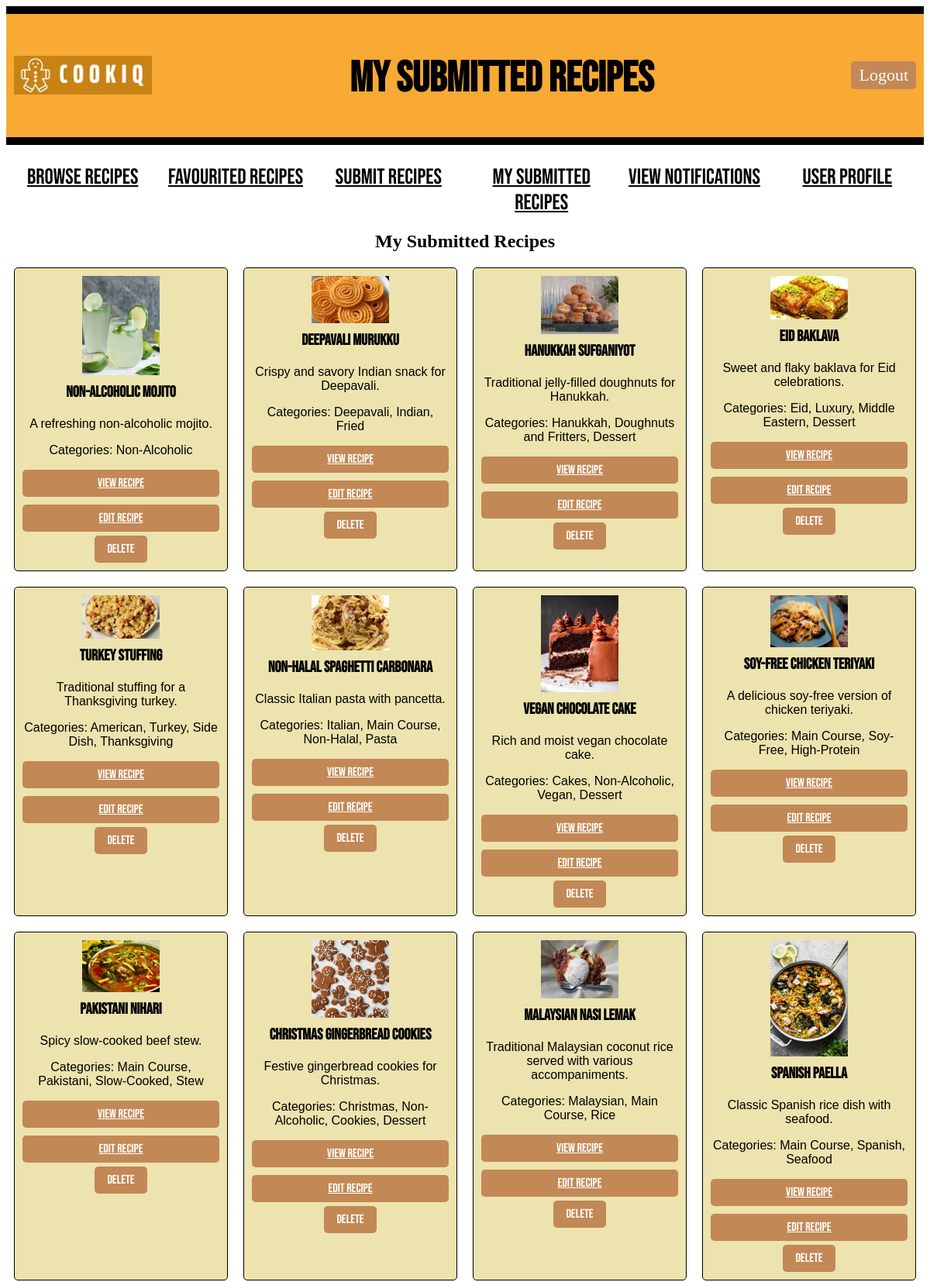
/user/5/submitted_recipes (signed in, upper part), run on the app's committed database.
### models.py (models this page shows, shortened)
class Recipe(db.Model):
    id = db.Column(db.Integer, primary_key=True)
    recipe_name = db.Column(db.String(100), nullable=False)
    description = db.Column(db.Text, nullable=False)
    ingredients = db.Column(db.Text, nullable=False)
    steps = db.Column(db.Text, nullable=False)
    difficulty = db.Column(db.Integer, nullable=False)
    time_required = db.Column(db.Integer, nullable=False)
    serving_size = db.Column(db.Integer, nullable=False)
    submitted_at = db.Column(db.DateTime(timezone=True), default=lambda: datetime.now(timezone('Asia/Kuala_Lumpur')))
    approved = db.Column(db.Boolean, default=False)
    user_id = db.Column(db.Integer, db.ForeignKey('user.id', name='fk_recipe_user'), nullable=False)
    image_path = db.Column(db.String(255))  # Path to the image file
    submitted_by = db.Column(db.String(100), nullable=False)
    comments = db.relationship('Comment', backref='recipe', cascade="all, delete-orphan", lazy=True)
    reports = db.relationship('Report', back_populates='recipe', cascade="all, delete-orphan")
    categories = db.relationship('Category', secondary=recipe_category_association, backref=db.backref('recipes', lazy='dynamic'))

class Category(db.Model):
    id = db.Column(db.Integer, primary_key=True)
    name = db.Column(db.String(100), nullable=False, unique=True)
    group_id = db.Column(db.Integer, db.ForeignKey('category_group.id', name='fk_category_group'), nullable=True)

### main.py (the view)
@app.route("/user/<int:user_id>/submitted_recipes")
def submitted_recipes(user_id):
    if "user_id" not in session or session["user_id"] != user_id:
        return redirect(url_for("login"))
    user = User.query.get_or_404(user_id)
    page = request.args.get('page', 1, type=int)
    per_page = 20
    pagination = Recipe.query.filter_by(user_id=user_id,approved=True).paginate(page=page, per_page=per_page, error_out=False)
    recipes = pagination.items
    return render_template("submitted_recipes.html", user=user, recipes=recipes, pagination=pagination)

### templates/submitted_recipes.html (shortened to what this page needs)
<!DOCTYPE html>
<html>
<head>
    <link rel="stylesheet" type="text/css" href="{{ url_for('static', filename='style.css') }}">
</head>
<body>
    <div class="header">
        <div class="logo-container">
            <img style="height: 50px; padding-bottom: 30px;" src="{{ url_for('static', filename='Logo_CookiQ.jpeg') }}" alt="Logo_CookiQ">
        </div>
        <h1 class="title">My Submitted Recipes</h1>
        <a href="{{ url_for('logout') }}" class="LogOutButton">Logout</a>
    </div>
    {% include '_flashes.html' %}
    <div class="classification">
        <ul>
            <li><a href="{{ url_for('browse_recipes', user_id=user.id) }}" class="nav-button">Browse Recipes</a></li>
            <li><a href="{{ url_for('favouritedrecipe', user_id=user.id)}}" class="nav-button">Favourited Recipes</a></li>
            <li><a href="{{ url_for('recipesubmission', user_id=user.id) }}" class="nav-button">Submit Recipes</a></li>
            <li><a href="{{ url_for('submitted_recipes', user_id=user.id) }}" class="nav-button">My Submitted Recipes</a></li>
            <li><a href="{{ url_for('view_notifications', user_id=user.id) }}" class="nav-button">View Notifications</a></li>
            <li><a href="{{ url_for('user_profile', user_id=user.id) }}" class="nav-button">User Profile</a></li>
        </ul>
    </div>
    <div class="recipes">
        <h2 class="centertext">My Submitted Recipes</h2>
        {% if recipes %}
            {% for i in range(0, recipes|length, 4) %}
            <div class="recipe-row">
                {% for recipe in recipes[i:i+4] %}
                <div class="recipe-card">
                    <img src="/static/{{ recipe.image_path }}" alt="Recipe Image" style="max-width: 100px;">
                    <h3>{{ recipe.recipe_name }}</h3>
                    <p>{{ recipe.description }}</p>
                    <p>Categories:
                        {% for category in recipe.categories %}
                            {{ category.name }}{% if not loop.last %}, {% endif %}
                        {% endfor %}
                    </p>
                    <a href="{{ url_for('recipe', user_id=user.id, recipe_id=recipe.id, source='submitted_recipes') }}">View Recipe</a>
                    <a href="{{ url_for('edit_recipe', user_id=user.id, recipe_id=recipe.id) }}" class="edit_recipe">Edit Recipe</a>
                    <form action="{{ url_for('user_delete_recipe', user_id=user.id, recipe_id=recipe.id) }}" method="POST" style="display: inline;">
                        <button type="submit" class="delete-button" onclick="return confirm('Are you sure you want to delete this recipe?')">Delete</button>
                    </form>
                </div>
                {% endfor %}
            </div>
            {% endfor %}
        {% else %}
            <p>No submitted recipes yet.</p>
        {% endif %}
        </div>
</body>
</html>

### static/style.css (style rules this page uses)
.header { display: flex; align-items: center; justify-content: space-between; background-color: #f8aa35; border-top: 10px solid #000; border-bottom: 10px solid #000; margin-bottom: 20px; padding: 5px 10px; }
.logo-container { display: flex; align-items: center; margin-top: 30px; }
.centertext { text-align: center; }
.title { font-family: 'Bebas Neue', sans-serif; font-size: 55px; color: rgb(0, 0, 0); margin-top: 45px; }
.nav-button { border: none; color: rgb(0, 0, 0); }
.MainButton, .HomeButton, .LogOutButton { padding: 5px 10px; border-radius: 5px; background-color: #c28855; color: #fff; font-size: 22px; font-weight: 300; cursor: pointer; text-decoration: none; left: 20px; }
.classification ul { text-align: center; display: flex; padding-top: 5px; padding-left: 0px; }
.classification li { font-family: 'Bebas Neue', sans-serif; font-size: 28px; font-weight: 300; text-transform: uppercase; display: inline-block; width: 100%; }
.recipe-row, .user-row { display: flex; justify-content: center; margin-bottom: 20px; }
.recipe-card, .user-card { width: 45%; margin: 0 10px; padding: 10px; border: 1px solid #000; border-radius: 5px; background-color: #ece3ae; text-align: center; }
.recipe-card h3, .user-card h3 { margin-top: 0; font-family: 'Bebas Neue', sans-serif; font-size: 20px; }
.recipe-card p, .user-card p { font-family: 'Franklin Gothic Medium', 'Arial Narrow', Arial, sans-serif; text-align: center; }
.recipe-card img { display: block; margin: 0 auto 10px; max-width: 100%; height: auto; }
.recipe-card a { display: block; margin-top: 10px; }
.category-selection button, .search-bar button, .users button, .recipe-card a, .delete-button { padding: 8px 16px; border: none; cursor: pointer; border-radius: 5px; font-family: 'Bebas Neue', sans-serif; font-size: 16px; background-color: #c28855; color: #fff; transition: background-color 0.3s; }
.delete-button { margin-top: 5px; }

### data on the page
Recipe: image_path (picture), recipe_name "Non-Alcoholic Mojito", description "A refreshing non-alcoholic mojito."
Category: name "Non-Alcoholic"
Recipe: image_path (picture), recipe_name "Deepavali Murukku", description "Crispy and savory Indian snack for Deepavali."
Category: name "Deepavali"
Category: name "Indian"
Category: name "Fried"
Recipe: image_path (picture), recipe_name "Hanukkah Sufganiyot", description "Traditional jelly-filled doughnuts for Hanukkah."
Category: name "Hanukkah"
Category: name "Doughnuts and Fritters"
Category: name "Dessert"
Recipe: image_path (picture), recipe_name "Eid Baklava", description "Sweet and flaky baklava for Eid celebrations."
Category: name "Eid"
Category: name "Luxury"
Category: name "Middle Eastern"
Recipe: image_path (picture), recipe_name "Turkey Stuffing", description "Traditional stuffing for a Thanksgiving turkey."
Category: name "American"
Category: name "Turkey"
Category: name "Side Dish"
Category: name "Thanksgiving"
Recipe: image_path (picture), recipe_name "Non-Halal Spaghetti Carbonara", description "Classic Italian pasta with pancetta."
Category: name "Italian"
Category: name "Main Course"
Category: name "Non-Halal"
Category: name "Pasta"
Recipe: image_path (picture), recipe_name "Vegan Chocolate Cake", description "Rich and moist vegan chocolate cake."
Category: name "Cakes"
Category: name "Vegan"
Recipe: image_path (picture), recipe_name "Soy-Free Chicken Teriyaki", description "A delicious soy-free version of chicken teriyaki."
Category: name "Soy-Free"
Category: name "High-Protein"
Recipe: image_path (picture), recipe_name "Pakistani Nihari", description "Spicy slow-cooked beef stew."
Category: name "Pakistani"
Category: name "Slow-Cooked"
Category: name "Stew"
Recipe: image_path (picture), recipe_name "Christmas Gingerbread Cookies", description "Festive gingerbread cookies for Christmas."
Category: name "Christmas"
Category: name "Cookies"
Recipe: image_path (picture), recipe_name "Malaysian Nasi Lemak", description "Traditional Malaysian coconut rice served with various accompaniments."
Category: name "Malaysian"
Category: name "Rice"
Recipe: image_path (picture), recipe_name "Spanish Paella", description "Classic Spanish rice dish with seafood."
Category: name "Spanish"
Category: name "Seafood"
